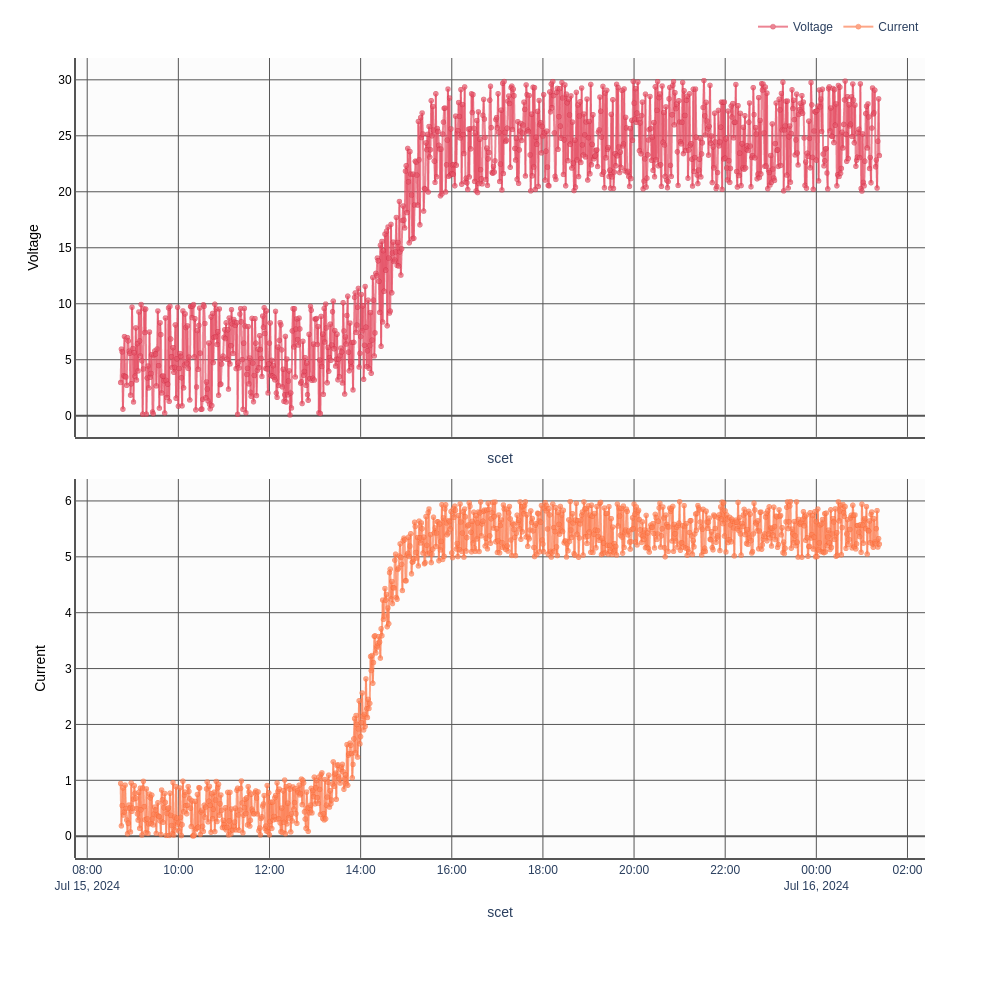

Write notebook code for a chart like this one.
### Markdown cell above
## Setting the height of the graph

Don't like the default heights? Change them!

### Code cell
fig,c,m,t = dtatplot.make_stacked_graph(
    fake_data.instrument_turn_on(),
    y_vars = [["Voltage"], ["Current"]],
    x_var = "scet",
    figure_height=1000, # the figure width and height can be manually set
    figure_width=1000,
    )
fig.show()

### Figure 1 — Plotly figure (JSON) as saved in the notebook; plotly's stock layout.template omitted (floating-point values rounded to 4 significant figures; data arrays with more than 128 entries replaced by an {"elided": "..."} marker saying what was removed)
{"data": [{"hovertemplate": "scet: %{x|%Y-%jT%H:%M:%S.%L}<br>Voltage: %{y}<br>scet: %{meta[1]|%Y-%jT%H:%M:%S.%L}<extra></extra>", "marker": {"color": "#E55166", "colorscale": [[0, "rgb(0,0,131)"], [0.2, "rgb(0,60,170)"], [0.4, "rgb(5,255,255)"], [0.6, "rgb(255,255,0)"], [0.8, "rgb(250,0,0)"], [1, "rgb(128,0,0)"]], "line": {"color": "#CA243C", "width": 0.5}, "showscale": false, "size": 5, "symbol": "circle"}, "meta": {"elided": "1000x2 str values"}, "mode": "lines+markers", "name": "Voltage", "opacity": 0.7, "showlegend": true, "type": "scattergl", "x": {"elided": "1000 str values"}, "xaxis": "x", "y": {"elided": "1000 float values"}, "yaxis": "y"}, {"hovertemplate": "scet: %{x|%Y-%jT%H:%M:%S.%L}<br>Current: %{y}<br>scet: %{meta[1]|%Y-%jT%H:%M:%S.%L}<extra></extra>", "marker": {"color": "#FC8156", "colorscale": [[0, "rgb(0,0,131)"], [0.2, "rgb(0,60,170)"], [0.4, "rgb(5,255,255)"], [0.6, "rgb(255,255,0)"], [0.8, "rgb(250,0,0)"], [1, "rgb(128,0,0)"]], "line": {"color": "#FC5E24", "width": 0.5}, "showscale": false, "size": 5, "symbol": "circle"}, "meta": {"elided": "1000x2 str values"}, "mode": "lines+markers", "name": "Current", "opacity": 0.7, "showlegend": true, "type": "scattergl", "x": {"elided": "1000 str values"}, "xaxis": "x2", "y": {"elided": "1000 float values"}, "yaxis": "y2"}], "layout": {"font": {"family": "Arial"}, "height": 1000, "legend": {"orientation": "h", "x": 1, "xanchor": "right", "y": 1.02, "yanchor": "bottom"}, "margin": {"b": 100, "l": 75, "r": 75, "t": 50}, "plot_bgcolor": "#fcfcfc", "width": 1000, "xaxis": {"anchor": "y", "domain": [0, 1], "gridcolor": "#555555", "linecolor": "#555555", "linewidth": 2, "matches": "x2", "showgrid": true, "showline": true, "showticklabels": false, "title": {"text": "scet"}, "zerolinecolor": "#555555"}, "xaxis2": {"anchor": "y2", "domain": [0, 1], "gridcolor": "#555555", "linecolor": "#555555", "linewidth": 2, "showgrid": true, "showline": true, "title": {"text": "scet"}, "zerolinecolor": "#555555"}, "yaxis": {"anchor": "free", "domain": [0.55, 1], "gridcolor": "#555555", "linecolor": "#555555", "linewidth": 2, "overlaying": "y", "position": 0, "showgrid": true, "showline": true, "tickfont": {"color": "#000000"}, "title": {"font": {"color": "#000000"}, "text": "Voltage"}, "zerolinecolor": "#555555"}, "yaxis2": {"anchor": "free", "domain": [0.05, 0.5], "gridcolor": "#555555", "linecolor": "#555555", "linewidth": 2, "overlaying": "y2", "position": 0, "showgrid": true, "showline": true, "tickfont": {"color": "#000000"}, "title": {"font": {"color": "#000000"}, "text": "Current"}, "zerolinecolor": "#555555"}}}
